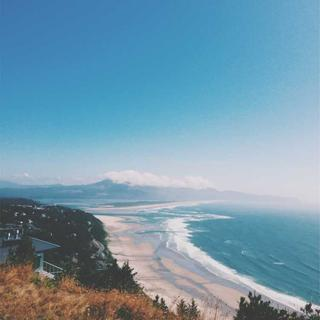
#> input picture examples/original.png, 320 x 320 px, found by its file name
$ python prepare_image.py data/input/original.png data/input/input.mem --width 32 --height 32
#> lines starting #> are read from the running program, lines starting #| are printed output that depends on the picture
#!/usr/bin/env python3
"""
PixelFlow - Script 1: prepare_image.py
======================================
Purpose:
  Convert a standard image file (PNG/JPEG/BMP/etc.) into an 8-bit grayscale
  hexadecimal memory initialization (.mem) file for the SystemVerilog testbench.

IMPORTANT EDUCATIONAL NOTE FOR DEMONSTRATION:
  This Python script DOES NOT perform any image filtering or convolution!
  Python is solely responsible for image acquisition, grayscale conversion,
  resizing, and format serialization into a .mem file.
  The actual 2D separable [1 2 1] x [1 2 1] image convolution filtering is
  performed strictly by SystemVerilog hardware modules (row_convolver & column_convolver)
  inside ModelSim.

Usage:
  python scripts/prepare_image.py data/input/original.png data/input/input.mem --width 32 --height 32
"""

import argparse
import sys
from pathlib import Path
from PIL import Image


def prepare_image(input_image_path: str, output_mem_path: str, width: int, height: int) -> None:
    # -------------------------------------------------------------------------
    # STEP 1: Determine Input and Output Paths
    # -------------------------------------------------------------------------
#> called with input_image_path = 'data/input/original.png', output_mem_path = 'data/input/input.mem', width = 32, height = 32
    input_path = Path(input_image_path).resolve()
    output_path = Path(output_mem_path).resolve()

    if not input_path.exists():
        raise FileNotFoundError(f"Input image file not found: {input_path}")

    # Ensure output parent directory exists (e.g., data/input/)
    output_path.parent.mkdir(parents=True, exist_ok=True)

    # -------------------------------------------------------------------------
    # STEP 2: Validate Input Resolution Parameters
    # -------------------------------------------------------------------------
    if width <= 0 or height <= 0:
        raise ValueError(f"Width ({width}) and Height ({height}) must be positive integers > 0.")

    expected_pixels = width * height

    # -------------------------------------------------------------------------
    # STEP 3: Open the Input Image using Pillow (PIL)
    # -------------------------------------------------------------------------
    with Image.open(input_path) as img:
        # ---------------------------------------------------------------------
        # STEP 4: Convert Image to 8-bit Grayscale ('L' mode: 0=black, 255=white)
        # ---------------------------------------------------------------------
#> img is the input picture: PIL image 320x320 RGB; mean R, G, B 115.7, 152.6, 172.6
        grayscale_img = img.convert('L')
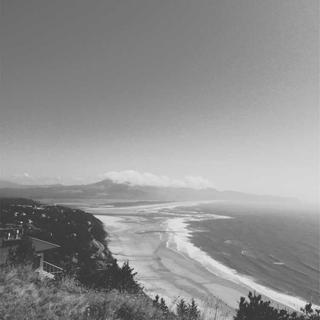
#> grayscale_img: PIL image 320x320 L; min 32, max 235, mean 143.8

        # ---------------------------------------------------------------------
        # STEP 5: Resize Image to Target Width and Height (32x32 default)
        # ---------------------------------------------------------------------
        resized_img = grayscale_img.resize((width, height), Image.Resampling.LANCZOS)
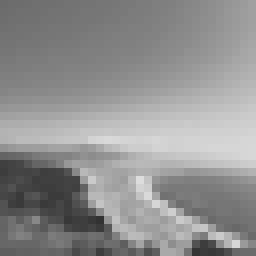
#> resized_img: PIL image 32x32 L (shown 8 times larger); min 50, max 221, mean 143.9

        # ---------------------------------------------------------------------
        # STEP 6 & 7: Convert Pixels to 8-bit Hex and Write to .mem File
        # ---------------------------------------------------------------------
        # Each line in the MEM file represents one 8-bit pixel in hexadecimal (00 to FF).
        lines = []
        for y in range(height):
            for x in range(width):
                pixel_val = resized_img.getpixel((x, y))
                # Ensure 8-bit clamping (0..255) and format as 2-digit uppercase HEX
                pixel_hex = f"{max(0, min(255, pixel_val)):02X}"
                lines.append(pixel_hex + '\n')
#> after the loop, lines = 1024 items

        # Write all lines to the target .mem file
        with open(output_path, 'w', encoding='utf-8') as f:
            f.writelines(lines)

    # -------------------------------------------------------------------------
    # STEP 8: Validate the Generated MEM File Pixel Count
    # -------------------------------------------------------------------------
    actual_lines = len(lines)
#> actual_lines = 1024
    if actual_lines != expected_pixels:
        raise RuntimeError(
            f"MEM generation mismatch: expected {expected_pixels} pixels, but wrote {actual_lines}."
        )

    # -------------------------------------------------------------------------
    # Print Clear Summary for Live Demonstration
    # -------------------------------------------------------------------------
    print("========================================")
    print("PixelFlow Image Preparation")
    print("========================================")
    print(f"Input image : {input_path}")
    print(f"Output MEM  : {output_path}")
    print(f"Resolution  : {width} x {height}")
    print(f"Format      : 8-bit grayscale")
    print(f"Pixels      : {actual_lines}")
#| Pixels      : 1024
    print("========================================")
    print("MEM file generated successfully.")
    print("========================================")


def main():
    parser = argparse.ArgumentParser(
        description="Convert input image into 8-bit grayscale MEM format for SystemVerilog ModelSim filter."
    )
    parser.add_argument("input_image", help="Path to input image file (e.g. data/input/original.png)")
    parser.add_argument("output_mem", help="Path to output MEM file (e.g. data/input/input.mem)")
    parser.add_argument("--width", type=int, default=32, help="Target image width in pixels (default: 32)")
    parser.add_argument("--height", type=int, default=32, help="Target image height in pixels (default: 32)")

    args = parser.parse_args()

    try:
        prepare_image(args.input_image, args.output_mem, args.width, args.height)
    except Exception as err:
        print(f"ERROR: {err}", file=sys.stderr)
        sys.exit(1)


if __name__ == "__main__":
    main()
